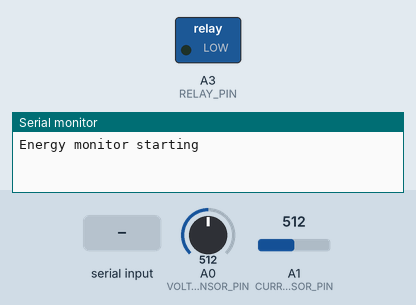
The sketch below on a simulated STM32 Nucleo. Parts: switched loads named in the sketch (green lamp = pin HIGH), the last lines printed to the serial monitor. Inputs (shaded band) come from the test bench; at power-on: A0 (VOLTAGE_SENSOR_PIN) = 512, A1 (CURRENT_SENSOR_PIN) = 512 (analog values on the 0–1023 scale).

Above: at 1.2 s.
1.3 s: "1" received over the second serial link
At 2.6 s:
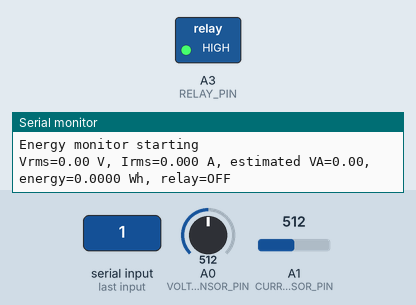
3.1 s: "0" received over the second serial link
At 4.2 s:
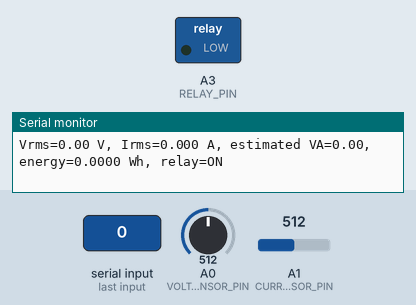
Timing chart, 0 to 6.1 s (numbered marks = the images above; inputs shaded):
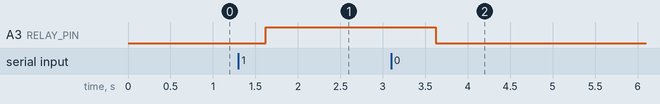

Measured:
- after the input at 1.3 s, A3 (RELAY_PIN): LOW → HIGH after 0.33 s
- after the input at 3.1 s, A3 (RELAY_PIN): HIGH → LOW after 0.53 s

The sketch:

STM32_Energy_Monitor.ino
```cpp
/*
 * Reconstructed reference firmware for the Semester V Energy Monitoring project.
 * Target: STM32 NUCLEO-F103RB using the STM32duino Arduino core.
 *
 * IMPORTANT: This is a documented reconstruction, not the original source code
 * recovered from the project. ADC pins, calibration constants and relay polarity
 * must be checked against the actual prototype before hardware use.
 */
#include <Arduino.h>
#include <math.h>

// ---- Pin mapping: verify against your actual wiring ----
const uint8_t VOLTAGE_SENSOR_PIN = PA0; // ZMPT101B analogue output (scaled/bias)
const uint8_t CURRENT_SENSOR_PIN = PA1; // ACS712 analogue output (bias around Vcc/2)
const uint8_t RELAY_PIN          = PB0; // relay driver input; use isolated driver
const uint8_t RELAY_ON_LEVEL     = HIGH;

// ---- Calibration placeholders: calibrate with a trusted meter/load ----
const float ADC_REFERENCE_V = 3.3f;
const float ADC_MAX_COUNTS  = 4095.0f; // 12-bit ADC
const float VOLTAGE_CALIBRATION = 230.0f; // adjust to match measured mains voltage
const float ACS712_SENSITIVITY_V_PER_A = 0.100f; // example for ACS712-20A; verify model
const float CURRENT_CALIBRATION = 1.0f; // adjust after calibration

const uint16_t SAMPLE_COUNT = 1000;
const uint16_t SAMPLE_INTERVAL_US = 200; // nominal sampling interval
const unsigned long REPORT_INTERVAL_MS = 1000;
const float OVERCURRENT_LIMIT_A = 5.0f; // example threshold; set for your load/relay rating

bool relayState = false;
float energyWh = 0.0f;
unsigned long lastReportMs = 0;

float readRmsVoltage(float &meanVoltage) {
  double sum = 0.0, sumSquares = 0.0;
  for (uint16_t i = 0; i < SAMPLE_COUNT; ++i) {
    const float sampleV = analogRead(VOLTAGE_SENSOR_PIN) * ADC_REFERENCE_V / ADC_MAX_COUNTS;
    sum += sampleV;
    sumSquares += (double)sampleV * sampleV;
    delayMicroseconds(SAMPLE_INTERVAL_US);
  }
  meanVoltage = (float)(sum / SAMPLE_COUNT);
  const double variance = (sumSquares / SAMPLE_COUNT) - ((double)meanVoltage * meanVoltage);
  const float acRms = sqrtf((float)max(0.0, variance));
  return acRms * VOLTAGE_CALIBRATION;
}

float readRmsCurrent() {
  double sum = 0.0, sumSquares = 0.0;
  for (uint16_t i = 0; i < SAMPLE_COUNT; ++i) {
    const float sampleV = analogRead(CURRENT_SENSOR_PIN) * ADC_REFERENCE_V / ADC_MAX_COUNTS;
    sum += sampleV;
    sumSquares += (double)sampleV * sampleV;
    delayMicroseconds(SAMPLE_INTERVAL_US);
  }
  const float meanV = (float)(sum / SAMPLE_COUNT);
  const double variance = (sumSquares / SAMPLE_COUNT) - ((double)meanV * meanV);
  const float sensorRmsV = sqrtf((float)max(0.0, variance));
  return (sensorRmsV / ACS712_SENSITIVITY_V_PER_A) * CURRENT_CALIBRATION;
}

void setRelay(bool on) {
  relayState = on;
  digitalWrite(RELAY_PIN, on ? RELAY_ON_LEVEL : !RELAY_ON_LEVEL);
}

void processEsp8266Commands() {
  // ESP8266 sends one-character commands terminated by newline: '1' or '0'.
  while (Serial1.available()) {
    const char command = (char)Serial1.read();
    if (command == '1') setRelay(true);
    else if (command == '0') setRelay(false);
  }
}

void setup() {
  pinMode(RELAY_PIN, OUTPUT);
  setRelay(false); // fail-safe startup state: OFF
  analogReadResolution(12);
  Serial.begin(115200);   // USB debug output
  Serial1.begin(115200);  // UART to ESP8266; verify board pin mapping/wiring
  Serial.println("Energy monitor starting");
}

void loop() {
  processEsp8266Commands();

  const unsigned long now = millis();
  if (now - lastReportMs >= REPORT_INTERVAL_MS) {
    lastReportMs = now;

    float voltageMean = 0.0f;
    const float voltageRms = readRmsVoltage(voltageMean);
    const float currentRms = readRmsCurrent();
    const float realPowerW = voltageRms * currentRms; // apparent-power estimate (PF not measured)
    energyWh += realPowerW * (REPORT_INTERVAL_MS / 3600000.0f);

    // Basic over-current protection example; choose a safe threshold for the hardware.
    if (currentRms > OVERCURRENT_LIMIT_A) setRelay(false);

    // CSV protocol consumed by ESP8266: voltage,current,power,energy,relay\n
    Serial1.print(voltageRms, 2); Serial1.print(',');
    Serial1.print(currentRms, 3); Serial1.print(',');
    Serial1.print(realPowerW, 2); Serial1.print(',');
    Serial1.print(energyWh, 4); Serial1.print(',');
    Serial1.println(relayState ? 1 : 0);

    Serial.print("Vrms="); Serial.print(voltageRms, 2);
    Serial.print(" V, Irms="); Serial.print(currentRms, 3);
    Serial.print(" A, estimated VA="); Serial.print(realPowerW, 2);
    Serial.print(", energy="); Serial.print(energyWh, 4);
    Serial.print(" Wh, relay="); Serial.println(relayState ? "ON" : "OFF");
  }
}
```
